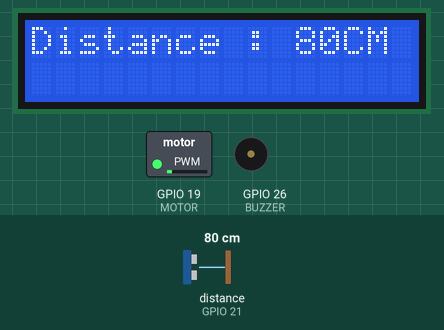
Bench run of a program on a simulated Raspberry Pi (BCM pin numbers). On the bench: 16×2 character LCD, switched loads named in the program (green lamp = pin HIGH), buzzer (waves = sounding). The test bench sets the inputs (shaded band); at power-on: distance to the obstacle (sensor on GPIO 21) 80 cm. The echo pulse lasts 58.3 µs per cm; the clock reads 2024-03-15 10:24:30 at power-on unless the program sets it; pins used as bus, display or sensor lines are not drawn; what the program prints to the terminal is not drawn.

Above: at 1.5 s.
1.6 s: distance to the obstacle (sensor on GPIO 21) set to 53 cm
At 2.5 s:
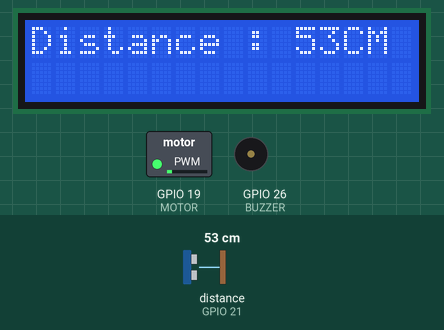
At 3.19 s:
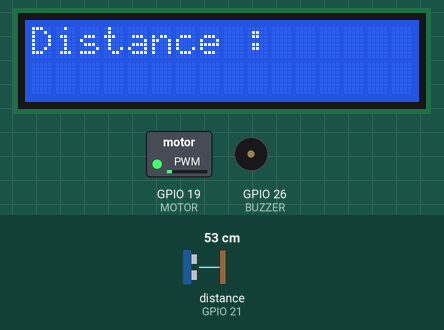
4.8 s: distance to the obstacle (sensor on GPIO 21) set to 44 cm
At 6.2 s:
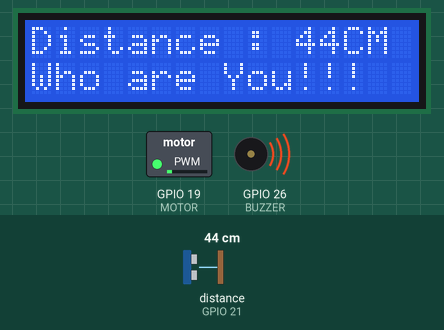
Timing chart, 0 to 7.8 s (numbered marks = the images above; inputs shaded):
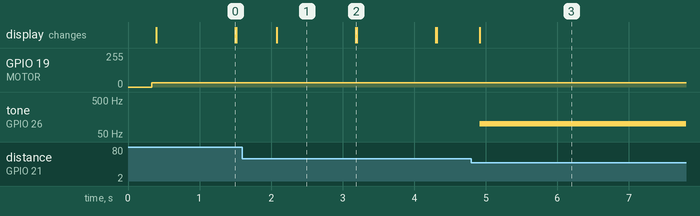

Measured:
- the behaviour switches between 50 and 49 cm on distance to the obstacle (sensor on GPIO 21) (found by bisection; images 2 and 3)
- after the input at 1.6 s, the display: changes after 0.48 s (image 1)
- after the input at 4.8 s, tone on GPIO 26 (BUZZER): silent → 100 Hz after 0.12 s; the display: changes after 0.12 s (image 3)
- what the display in image 0 shows lasts 1.1 s, from 0.4 s to 1.5 s

The program:

sensor.py
```python
import RPi.GPIO as GPIO
import lcddriver
import time, datetime

# set env
GPIO.setwarnings(False)
GPIO.setmode(GPIO.BCM)

display = lcddriver.lcd()

# GPIO PIN setup
Ultra_TRGI = 20
Ultra_ECHO = 21

LED = 16
BUZZER = 26
MOTOR = 19

GPIO.setup(Ultra_TRGI, GPIO.OUT)
GPIO.setup(Ultra_ECHO, GPIO.IN)
GPIO.setup(BUZZER, GPIO.OUT)
GPIO.setup(MOTOR, GPIO.OUT)

print("set env----------------------")

GPIO.output(Ultra_TRGI, False)
time.sleep(0.1)

# varible set
p = GPIO.PWM(BUZZER,100)
Frq = [300]
buzzer_speed = 0.5

servo = GPIO.PWM(MOTOR, 50)

# Main set
servo.start(0)

# Main Loop
try:
    while True:
        servo.ChangeDutyCycle(12)
        #Ultrasonic sensor output
        GPIO.output(Ultra_TRGI, True)
        time.sleep(0.00001)
        GPIO.output(Ultra_TRGI, False)
        while GPIO.input(Ultra_ECHO) == 0:   #time start
            start = time.time()
        while GPIO.input(Ultra_ECHO) == 1:   #time stop
            stop = time.time()

        check_time = stop - start
        distance = check_time*34300/2        #distance is (cm)

        print("Distance : %.1f cm" %distance)

        #LCD output
        st=str(int(distance))

        display.lcd_clear()
        display.lcd_display_string("Distance : " + st + "CM", 1)

        #if(distance < 30):
        #    GPIO.output(LED,1)
        #else:
        #    GPIO.output(LED,0)

        if(distance < 50):
            display.lcd_display_string("Who are You!!!", 2)

            p.start(10)
            #is detect min 50 CM
            #for i in Frq:
            #p.ChangeFrequency(i)
            speed = distance*0.1
            time.sleep(speed)
        else:
            speed = 0.5
            p.stop()

        #main loop sleep
        time.sleep(0.5)

except KeyboardInterrupt:
    print("Cleaning UP")
    GPIO.cleanup
    display.lcd_clear()
    p.stop()
    servo.stop()

#Web Server Button function
def servo_turnL():
    servo.ChangeDutyCycle(3.5)
    time.sleep(0.5)

def servo_turnR():
    servo.ChangeDutyCycle(1.5)
    time.sleep(0.5)
```
